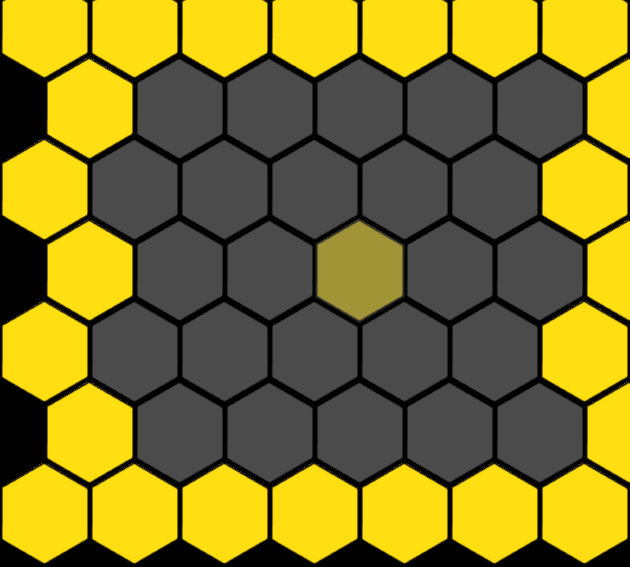

Tiled map render using the project's own tile images. Description and the whole map definition, tile-layer contents included, below:
An orthogonal 14x7 tile map with 45x81 px tiles, 1 tile layer (Tile Layer 1).

<map version="1.0" orientation="orthogonal" renderorder="right-down" width="14" height="7" tilewidth="45" tileheight="81">
 <tileset firstgid="1" name="Tile" tilewidth="90" tileheight="106">
  <image source="../images/Tile.png" width="720" height="212" />
 </tileset>
 <layer name="Tile Layer 1" width="14" height="7">
  <data>
   <tile gid="3" />
   <tile gid="0" />
   <tile gid="3" />
   <tile gid="0" />
   <tile gid="3" />
   <tile gid="0" />
   <tile gid="3" />
   <tile gid="0" />
   <tile gid="3" />
   <tile gid="0" />
   <tile gid="3" />
   <tile gid="0" />
   <tile gid="3" />
   <tile gid="0" />
   <tile gid="0" />
   <tile gid="3" />
   <tile gid="0" />
   <tile gid="1" />
   <tile gid="0" />
   <tile gid="1" />
   <tile gid="0" />
   <tile gid="1" />
   <tile gid="0" />
   <tile gid="1" />
   <tile gid="0" />
   <tile gid="1" />
   <tile gid="0" />
   <tile gid="3" />
   <tile gid="3" />
   <tile gid="0" />
   <tile gid="1" />
   <tile gid="0" />
   <tile gid="1" />
   <tile gid="0" />
   <tile gid="1" />
   <tile gid="0" />
   <tile gid="1" />
   <tile gid="0" />
   <tile gid="1" />
   <tile gid="0" />
   <tile gid="3" />
   <tile gid="0" />
   <tile gid="0" />
   <tile gid="3" />
   <tile gid="0" />
   <tile gid="1" />
   <tile gid="0" />
   <tile gid="1" />
   <tile gid="0" />
   <tile gid="11" />
   <tile gid="0" />
   <tile gid="1" />
   <tile gid="0" />
   <tile gid="1" />
   <tile gid="0" />
   <tile gid="3" />
   <tile gid="3" />
   <tile gid="0" />
   <tile gid="1" />
   <tile gid="0" />
   <tile gid="1" />
   <tile gid="0" />
   <tile gid="1" />
   <tile gid="0" />
   <tile gid="1" />
   <tile gid="0" />
   <tile gid="1" />
   <tile gid="0" />
   <tile gid="3" />
   <tile gid="0" />
   <tile gid="0" />
   <tile gid="3" />
   <tile gid="0" />
   <tile gid="1" />
   <tile gid="0" />
   <tile gid="1" />
   <tile gid="0" />
   <tile gid="1" />
   <tile gid="0" />
   <tile gid="1" />
   <tile gid="0" />
   <tile gid="1" />
   <tile gid="0" />
   <tile gid="3" />
   <tile gid="3" />
   <tile gid="0" />
   <tile gid="3" />
   <tile gid="0" />
   <tile gid="3" />
   <tile gid="0" />
   <tile gid="3" />
   <tile gid="0" />
   <tile gid="3" />
   <tile gid="0" />
   <tile gid="3" />
   <tile gid="0" />
   <tile gid="3" />
   <tile gid="0" />
  </data>
 </layer>
</map>
